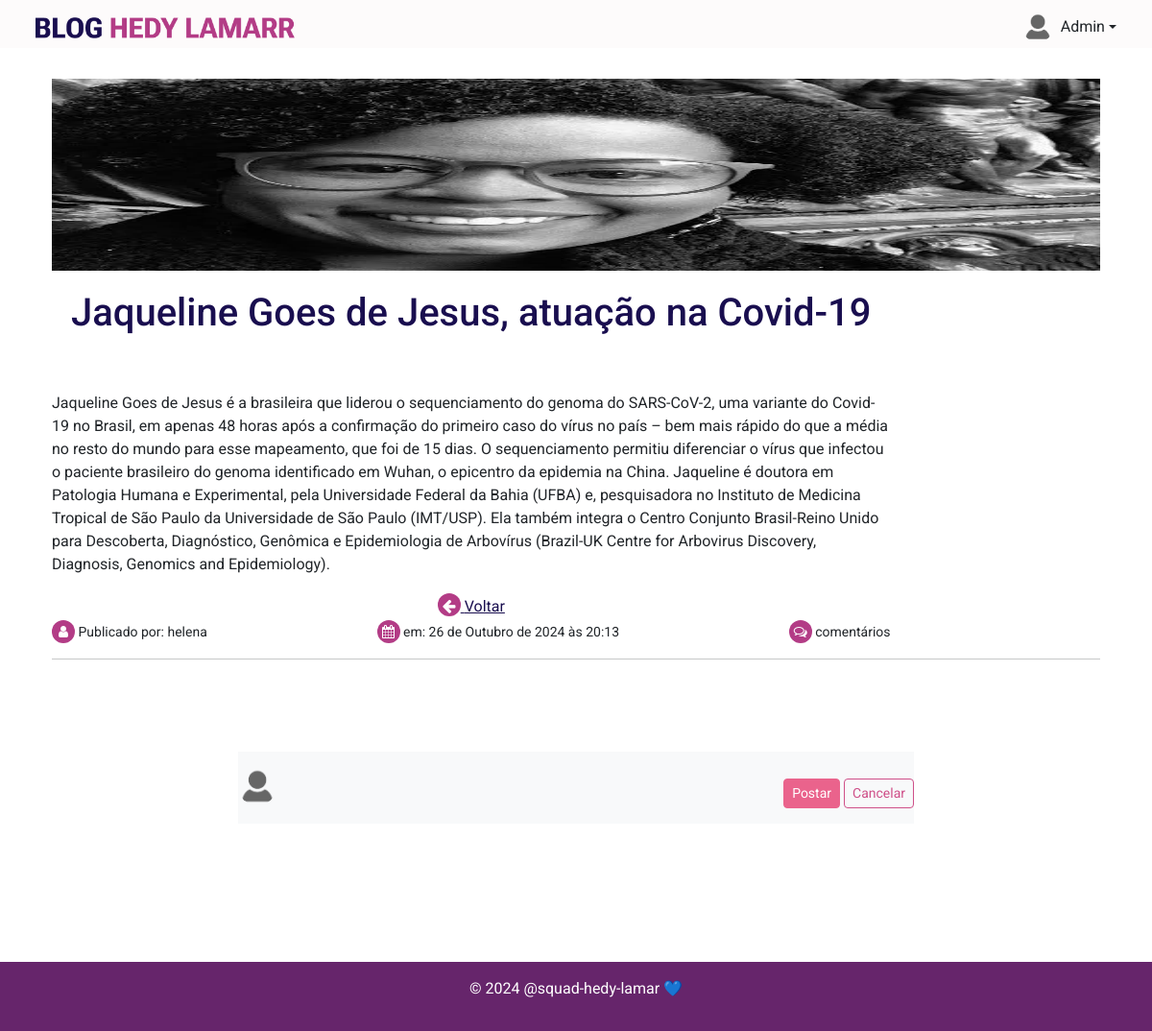
Page /post/2/ (signed in) on the committed database.
### blog/models.py (models this page shows, shortened)
class Post(models.Model):
    image = models.ImageField(
        upload_to="post_images/", blank=True, null=True
    )  # Novo campo de imagem
    title = models.CharField(max_length=100)
    content = models.TextField()
    author = models.ForeignKey(settings.AUTH_USER_MODEL, on_delete=models.CASCADE)
    created_at = models.DateTimeField(auto_now_add=True)
    updated_at = models.DateTimeField(auto_now=True)

### blog/views.py (the view)
# urls.py: path('post/<int:pk>/', views.details, name='post-detail'),
def details(request, pk):
    post = get_object_or_404(Post, pk=pk)
    comments = Comment.objects.filter(object_pk=post.pk, content_type__model='post')
    return render(request, "blog/details.html", {'post': post, 'comments': comments})

### blog/templates/blog/details.html (shortened to what this page needs)
{% extends 'base.html' %}
{% load static %}
{% load comments %}
{% block content %}
<div class="container-fluid my-4 mx-20 post-details">
  {% if post.image %}
  <img src="{{ post.image.url }}" class="img-fluid img-post" alt="Imagem do post">
  {% endif %}
  <div class="conteudo-post">
    <h1 class="titulo-post">{{ post.title }}</h1>
    <p class="mt-5">{{ post.content }}</p>
    <div>
    <a href ="{% url 'voltar' %}"><i class="fa fa-arrow-left" aria-hidden="true"></i> Voltar</a>
  </div>
    <div class="footer-conteudo">
      <small>
        <i class="fa fa-user" aria-hidden="true"></i> Publicado por: {{ post.author.username }}</small>
      <small>
        <i class="fa fa-calendar" aria-hidden="true"></i> em: {{ post.created_at }}
      </small>
      <small>
        {% get_comment_count for post as comment_count %}
        <i class="fa fa-comments-o" aria-hidden="true"></i> {{ comment_count }} comentários
      </small>
    </div>
  </div>
  <hr />
  <div class="comentarios mt-5">
    <div class="container my-5 py-5">
      <div class="row d-flex justify-content-center">
        <div class="col-md-12 col-lg-10 col-xl-8">
          {% if user.is_authenticated %}
          <div class="card-footer py-3 border-0" style="background-color: #f8f9fa;">
            <div class="d-flex flex-start w-100">
              <img class="rounded-circle shadow-1-strong me-3"
              src="{% static 'img/avatar.png' %}" alt="avatar" width="40"
              height="40" />
              <div data-mdb-input-init class="form-outline w-100">
                {% get_comment_form for post as form %}
                <form action="{% comment_form_target %}" method="post">
                    <div class="float-end mt-2 pt-1">
                      <button  type="submit" data-mdb-button-init data-mdb-ripple-init class="btn btn-primary btn-sm">Postar</button>
                      <button  type="reset" data-mdb-button-init data-mdb-ripple-init class="btn btn-outline-primary btn-sm">Cancelar</button>
                    </div>
                </form>
              </div>
            </div>
          </div>
          {% else %}
          <div class="mt-5" style="background-color: #f8f9fa; padding: 5px; border-radius: 5px;">
            <h4 class="text-center">Para postar um comentário, faça o <a href="{% url 'login' %}">login</a></h4>
          </div>
          {% endif %}
        </div>
      </div>
    </div>
  </div>
</div>
{% endblock %}

### blog/templates/base.html (shortened to what this page needs)
<!DOCTYPE html>
<html lang="en">
<head>
    {% load static %}
    <link rel="stylesheet" href="{% static 'css/bootstrap.min.css' %}">
    <link rel="stylesheet" href="https://maxcdn.bootstrapcdn.com/font-awesome/4.7.0/css/font-awesome.min.css">
    <link rel="stylesheet" href="{% static 'css/styles.css' %}">
    <link rel="stylesheet" href="{% static 'css/list.css' %}">
    <link rel="stylesheet" href="{% static 'css/details.css' %}">
</head>
<body class="d-flex flex-column min-vh-100">
    <nav class="navbar navbar-expand-lg border-body navbar-blog" data-bs-theme="light">
        <div class="container-fluid">
            <a class="navbar-brand" href="/">
                <img src="{% static 'img/logo.png' %}" alt="Logo" class="d-inline-block align-text-top logo">
            </a>
            <div class="collapse navbar-collapse" id="navbarColor01">
                {% if user.is_authenticated %}
                <div class="flex-shrink-0 dropdown mb-1 ms-2">
                    <a href="{% url 'profile' %}" class="d-flex align-items-center link-dark text-decoration-none dropdown-toggle" data-bs-toggle="dropdown" aria-expanded="false">
                        <img src="{% static 'img/avatar.png' %}" alt="mdo" width="32" height="32" class="rounded-circle me-2">
                        <span>{{ user.username }}</span>
                    </a>
                </div>
                {% endif %}
            </div>
        </div>
    </nav>
    <header class="text-center">
    </header>
    <main class="flex-fill text-center">
        <div class="container mx-auto">
            {% block content %}
            {% endblock %}
        </div>
    </main>
    <footer class="bg-custom-purple purple text-center py-3 mt-5">
        <p style="color: #fff;">&copy; 2024 @squad-hedy-lamar 💙</p>
    </footer>
</body>
</html>

### static/css/styles.css (style rules this page uses)
body { font-family: 'Roboto', sans-serif; }
.navbar-blog { background-color: #FDFBFB !important; border-color: #66256B; padding: 10px 25px 0px 25px; }
i { width: 24px; height: 24px; border-radius: 50%; background-color: #B33C86; color: white; padding: 5px 5px; font-size: 8px; }
.purple { background-color: #66256B; }
.logo { width: 270px; height: 22px; }
a, h1, h2, h3, h4, h5, h6 { color: #190E4F !important; }

### static/css/details.css (style rules this page uses)
.footer-conteudo { display: flex; justify-content: space-between; }

### rows in the picture
Post: image (picture), title "Jaqueline Goes de Jesus, atuação na Covid-19", content "Jaqueline Goes de Jesus é a brasileira que liderou o sequenciamento do genoma do SARS-CoV-2, uma variante do Covid-19 no Brasil, em apenas 48 horas após a confirmação do primeiro caso do vírus no país – bem mais rápido do que a média no resto do mundo para esse mapeamento, que foi de 15 dias. O sequenciamento permitiu diferenciar o vírus que infectou o paciente brasileiro do genoma identificado em Wuhan, o epicentro da epidemia na China. Jaqueline é doutora em Patologia Humana e Experimental, pela Universidade Federal da Bahia (UFBA) e, pesquisadora no Instituto de Medicina Tropical de São Paulo da Universidade de São Paulo (IMT/USP). Ela também integra o Centro Conjunto Brasil-Reino Unido…", author.username "helena", created_at "26 de Outubro de 2024 às 20:13"

### other values in the picture
{{ user.username }} "Admin"
